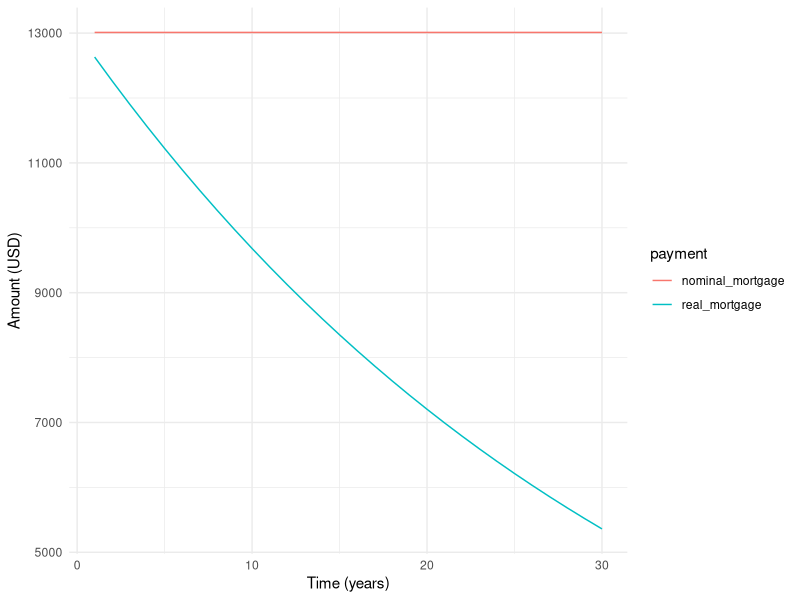

This chart was generated by the following R code:
## ---- chunk 1
#| label: mortgaged-interest
#| fig-cap: "Mortgage payment over time"
#| warning: false

library(tidyverse)

a_nbar_i_pv <- function(i, n) {(1 - (1 + i)^-n) / i}
r_real <- function(r_nominal, r_inflation) {(1 + r_nominal) / (1 + r_inflation) - 1}
fv <- function(pv, i, n) {pv * (1 + i)^n}
pv <- function(fv, i, n) {fv * (1 + i)^-n}

create_payment_schedule <- function(p, r, i, a, ptr, hir, n) {
  payment <- p / a_nbar_i_pv(i = r, n = n)
  time <- seq(n)
  mortgage_payment <- rep(payment, n)
  interest_payment <- rep(NA_real_, n)
  principal_payment <- rep(NA_real_, n)

  home_value <- rep(p, n)
  property_tax_rate <- rep(ptr * p, n)
  home_insurance_rate <- rep(hir * p, n)

  remaining_principal <- p

  for (j in 1:n) {
    interest_payment[j] <- remaining_principal * r
    principal_payment[j] <- payment - interest_payment[j]
    remaining_principal <- remaining_principal - principal_payment[j]
  }

  nominal_value <- fv(pv = home_value, i = a, n = time)
  nominal_property_tax <- fv(pv = property_tax_rate, i = a, n = time)
  nominal_home_insurance <- fv(pv = home_insurance_rate, i = a, n = time)
  real_mortgage_payment <- pv(fv = mortgage_payment, i = i, n = time)
  real_principal_payment <- pv(fv = principal_payment, i = i, n = time)
  real_interest_payment <- pv(fv = interest_payment, i = i, n = time)
  real_appreciation_rate <- r_real(a, i)
  real_value <- fv(pv = p, i = real_appreciation_rate, n = time)
  real_property_tax <- fv(pv = property_tax_rate, i = real_appreciation_rate, n = time)
  real_home_insurance <- fv(pv = home_insurance_rate, i = real_appreciation_rate, n = time)

  payment_schedule <- tibble(
    time = time,
    nominal_mortgage = mortgage_payment,
    nominal_principal = principal_payment,
    nominal_interest = interest_payment,
    nominal_value = nominal_value,
    nominal_property_tax = nominal_property_tax,
    nominal_home_insurance = nominal_home_insurance,
    real_mortgage = real_mortgage_payment,
    real_principal = real_principal_payment,
    real_interest = real_interest_payment,
    real_value = real_value,
    real_property_tax = real_property_tax,
    real_home_insurance = real_home_insurance
  )

  return(payment_schedule)
}

initial_home_value <- 2e5
appreciation_rate <- 0.04
nominal_interest_rate <- 0.05
inflation_rate <- 0.03
term <- 30
property_tax_rate <- 0.015
home_insurance_rate <- 0.01
financed_amount <- initial_home_value

payment_schedule <- create_payment_schedule(
  p = initial_home_value,
  r = nominal_interest_rate,
  i = inflation_rate,
  a = appreciation_rate,
  ptr = property_tax_rate,
  hir = home_insurance_rate,
  n = term
)

mortgage_payment <- payment_schedule %>%
  select(time, nominal_mortgage, real_mortgage) %>%
  pivot_longer(
    col = c(nominal_mortgage, real_mortgage),
    names_to = "payment",
    values_to = "amount"
  )

mortgage_visual <- ggplot(
  data = mortgage_payment,
  aes(x = time, y = amount, color = payment)
) +
  geom_line() +
  labs(x = "Time (years)", y = "Amount (USD)") +
  theme_minimal()

mortgage_visual
